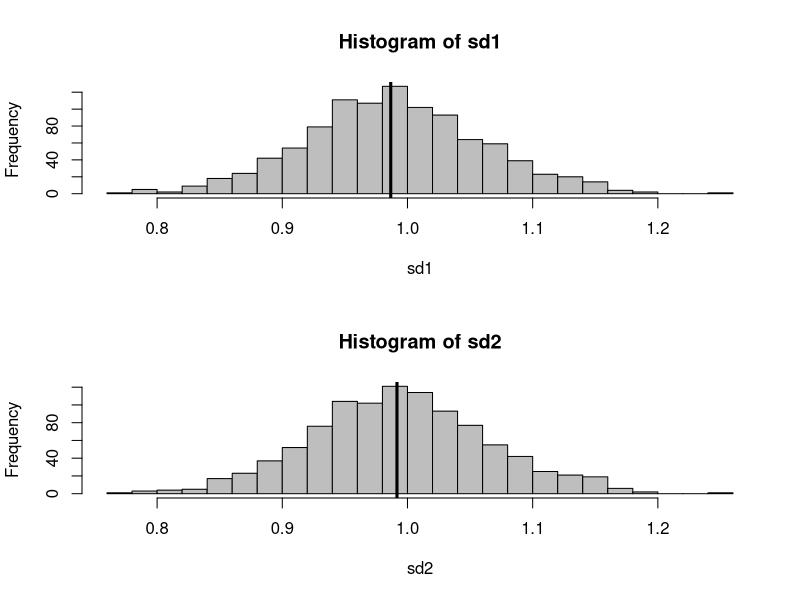

The R script that drew this image:
# The purpose of this example is to compare the 
# definitional formula of standard deviation with
# the sample standard deviation formula (n vs (n-1) 
# in denominator). I still don't quite understand why
# n-1 makes it unbiased, but running this script shows
# that it has less bias than using n.

samples <- 1000
n <- 100

# matrix of standard normals
m <- matrix(rnorm(samples * n),samples,n)

samplemeans <- apply(m,1,mean)

# mdelta is the sample mean of each row of m
# subtracted from each cell of m in that row
# it's a matrix of x-xbar
mdelta <- matrix(rep(NA,samples*n),samples,n)
for (i in 1:samples) {
    mdelta[i,] <- m[i,] - samplemeans[i]
}

# use population sd calculation:
sd1 <- sqrt(apply(mdelta^2, 1, sum)/n)
# use sample sd calculation:
sd2 <- sqrt(apply(mdelta^2, 1, sum)/(n-1))

print(quantile(sd1))
print(quantile(sd2))

mfr <- par("mfrow")
par(mfrow=c(2,1))
hist(sd1,col="gray",breaks=25)
abline(v=quantile(sd1,c(0.5)),lwd=3)
hist(sd2,col="gray",breaks=25)
abline(v=quantile(sd2,c(0.5)),lwd=3)
par(mfrow=mfr)

